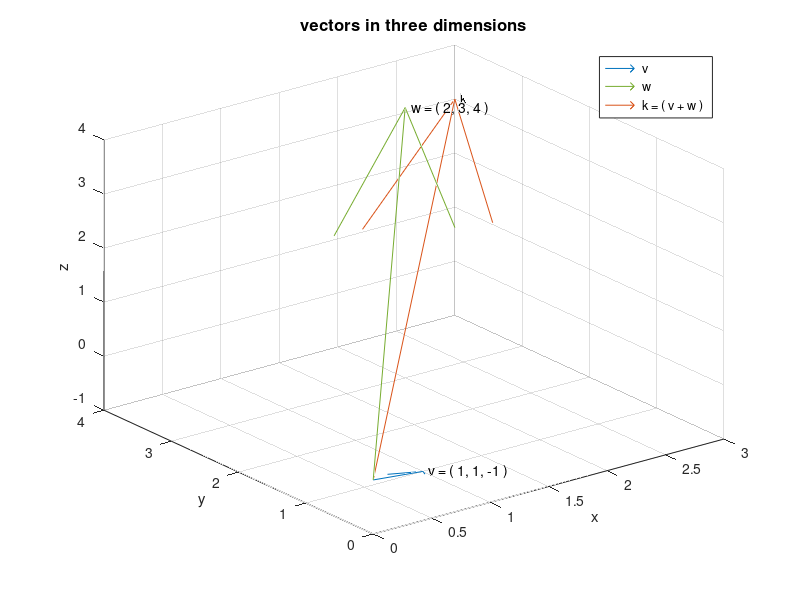

Source code (MATLAB):
v = [ 1; 1; -1; ]
w = [ 2; 3; 4; ]
k = v + w 


quiver3( 0, 0, 0, v( 1 ), v( 2 ), v( 3 ), 1 )
text( 1, 1, -1, '  v = ( 1, 1, -1 ) ' );

hold

quiver3( 0, 0, 0, w( 1 ), w( 2 ), w( 3 ), 1 )
text( 2, 3, 4, '  w = ( 2, 3, 4 ) ' );

quiver3( 0, 0, 0, k( 1 ), k( 2 ), k( 3 ), 1 )
text( 3, 4, 3, '  k = ( 3, 4, 3 ) ' );


title('vectors in three dimensions','FontSize',12);
xlabel('x');
ylabel('y');
zlabel('z');
legend(' v ', ' w ', ' k = ( v + w ) ' )  